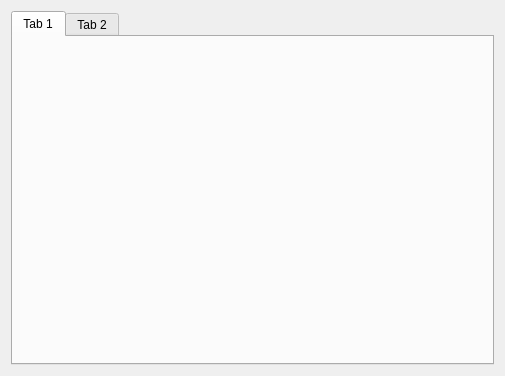
<?xml version="1.0" encoding="UTF-8"?>
<ui version="4.0">
 <class>MainWidget</class>
 <widget class="QWidget" name="MainWidget">
  <property name="geometry">
   <rect>
    <x>0</x>
    <y>0</y>
    <width>505</width>
    <height>376</height>
   </rect>
  </property>
  <property name="windowTitle">
   <string>MainWidget</string>
  </property>
  <layout class="QVBoxLayout" name="verticalLayout">
   <item>
    <widget class="QTabWidget" name="pTabwidget">
     <widget class="QWidget" name="pTab1">
      <attribute name="title">
       <string>Tab 1</string>
      </attribute>
     </widget>
     <widget class="QWidget" name="tab_2">
      <attribute name="title">
       <string>Tab 2</string>
      </attribute>
     </widget>
    </widget>
   </item>
  </layout>
 </widget>
 <resources/>
 <connections/>
</ui>
